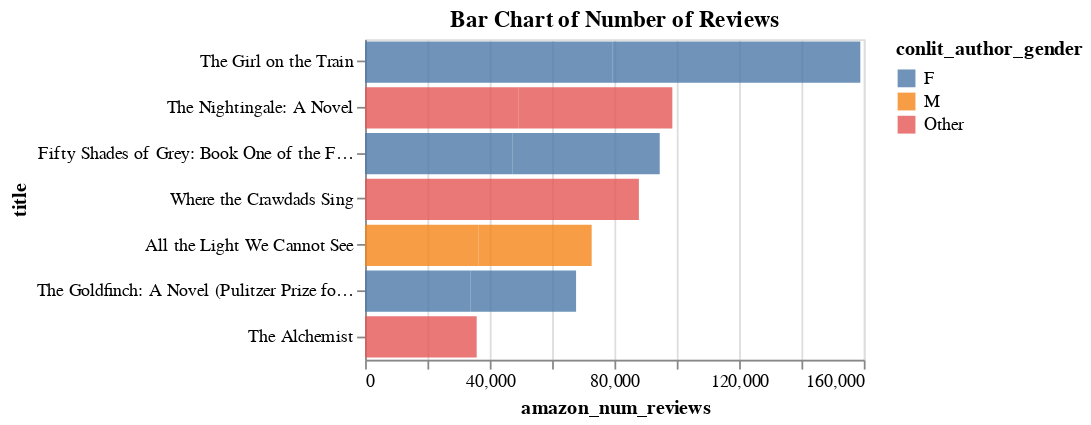

Source (notebook cell):
### Code cell
plot_1 = alt.Chart(amazon_book).mark_bar().encode(
    alt.Y('title', sort='-x'),
    alt.X('amazon_num_reviews:Q'),
    alt.Color('conlit_author_gender'),
    alt.Tooltip(['amazon_author', 'title']),
    opacity=alt.condition(selectTitle, alt.value(0.8), alt.value(0.1))
).properties(height = 180, width = 280, title = "Bar Chart of Number of Reviews").transform_filter(
    'datum.amazon_num_reviews > 33000'
).add_selection(
    selectTitle
)
plot_1

### Figure 1 — Vega-Lite specification as saved in the notebook (floating-point values rounded to 4 significant figures; data arrays with more than 128 entries replaced by an {"elided": "..."} marker saying what was removed)
{"config": {"view": {"continuousWidth": 400, "continuousHeight": 300}}, "data": {"name": "data-0ab3906bfc934403e00e3b27bd6437ac"}, "mark": "bar", "encoding": {"color": {"field": "conlit_author_gender", "type": "nominal"}, "opacity": {"condition": {"value": 0.8, "selection": "Select"}, "value": 0.1}, "tooltip": [{"field": "amazon_author", "type": "nominal"}, {"field": "title", "type": "nominal"}], "x": {"field": "amazon_num_reviews", "type": "quantitative"}, "y": {"field": "title", "sort": "-x", "type": "nominal"}}, "height": 180, "selection": {"Select": {"type": "single", "fields": ["title"]}}, "title": "Bar Chart of Number of Reviews", "transform": [{"filter": "datum.amazon_num_reviews > 33000"}], "width": 280, "$schema": "https://vega.github.io/schema/vega-lite/v4.17.0.json", "datasets": {"data-0ab3906bfc934403e00e3b27bd6437ac": {"elided": "169 records"}}}
